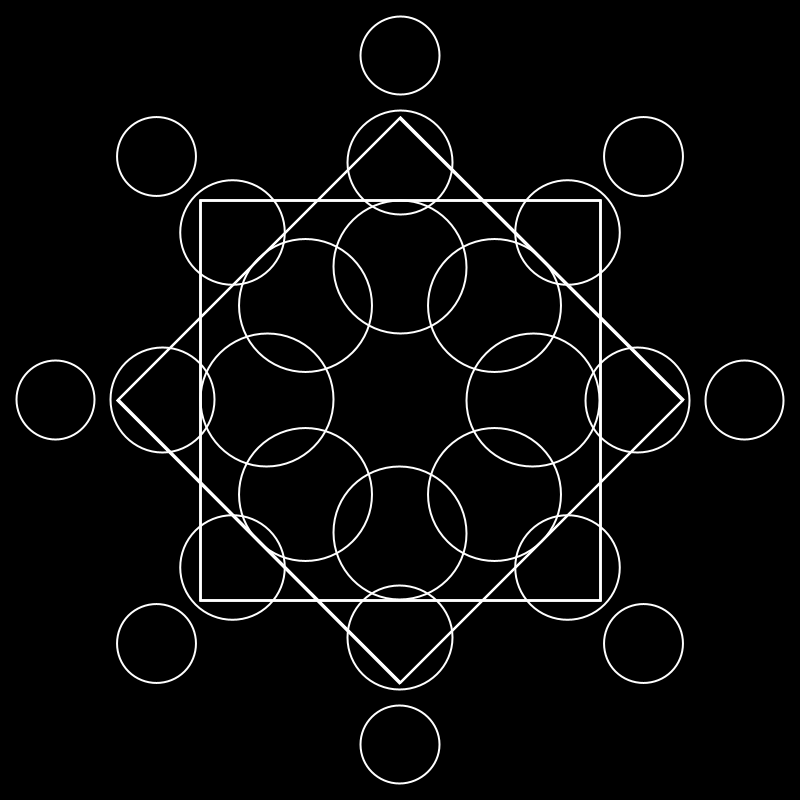
Frame 1 (no input)
Frame 60 (the mouse pressed at the canvas centre just before this capture): identical to frame 1, image omitted
Frame 120 (the mouse held since frame 60 and released just before this capture): identical to frame 1, image omitted

The Processing sketch that drew this single still picture (run headless with seeded random() and noise(); from frame 60 on, the mouse is pressed at the canvas centre):

// Processing sketch: processing_46697
// ── processing_46697.pde

void setup() {
  size(800,800);
  ellipseMode(CENTER);
  rectMode(CENTER);
  smooth();
}

void draw() {
  float arms = 8;
  int eSize = mouseX;
  int circles = 3;
  
  int r = 255;
  int g = 150;
  int b = 200;
  
  background(0);
  
  // repeats rotate arm
  pushMatrix();
  translate(width/2,height/2);
  for (int i = 0; i < arms; i++) {
    rotate((2*PI)/arms);
    fill(255);
    noFill();
    stroke(255);
    strokeWeight(2);
  
    float sFill = 0;
    float w = width/(2*circles);
    for (int j = 0; j < circles ; j++) {
      if (j % 3 == 0) {
        sFill = w*r/255;
      }
      else if( j % 3 == 1) {
        sFill = w*b/255;
      }
      else if (j % 3 == 2) {
        sFill = w*g/255;
      }
      ellipse(0,j*w+sFill,sFill,sFill);
    }
    //rectangle
    rect(0,0,width/2,height/2);
  }
  popMatrix();
}
